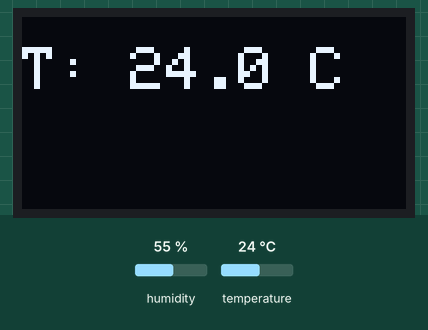
The sketch below on a simulated Arduino Mega 2560, built with avr-gcc and run on an emulated ATmega2560. On the bench: 128×64 one-colour display. Inputs (shaded band) come from the test bench; at power-on: temperature 24 °C, humidity 55 %. What the sketch prints to the serial monitor is not drawn.

Above: at 1.2 s.
1.3 s: temperature set to 12 °C
At 3.6 s:
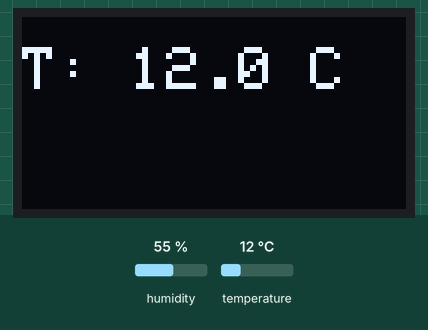
4.1 s: temperature set to 19 °C
At 4.6 s:
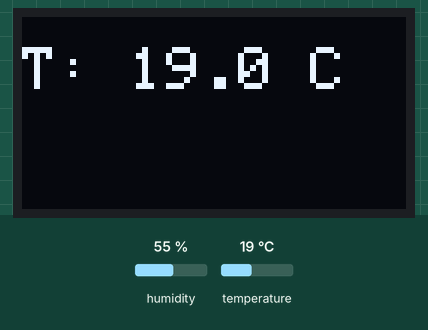
6.9 s: temperature set to 28 °C
At 9.0 s:
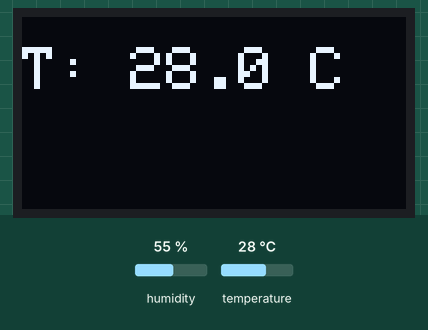
Timing chart, 0 to 10.5 s (numbered marks = the images above; inputs shaded):
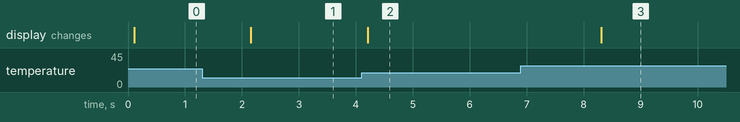

Measured:
- after the input at 1.3 s, the display: changes after 0.86 s (image 1)
- after the input at 4.1 s, the display: changes after 0.11 s (image 2)
- after the input at 6.9 s, the display: changes after 1.4 s (image 3)

The sketch:

Ejercicio2.ino
```cpp
// Code2 – Temperatura en OLED
#include <Wire.h>
#include <Adafruit_GFX.h>
#include <Adafruit_SSD1306.h>
#include "DHT.h"


#define SCREEN_WIDTH 128
#define SCREEN_HEIGHT 64
#define OLED_RESET    -1
Adafruit_SSD1306 display(SCREEN_WIDTH, SCREEN_HEIGHT, &Wire, OLED_RESET);


#define DHTPIN   23
#define DHTTYPE  DHT11
DHT dht(DHTPIN, DHTTYPE);


void setup() {
  Serial.begin(9600);                 // inicia monitor serie
  dht.begin();                        // arranca sensor
  if (!display.begin(SSD1306_SWITCHCAPVCC, 0x3C)) {
    for (;;);                         // frena si la pantalla no anda
  }
  display.clearDisplay();             // limpia pantalla
  display.display();                  // muestra pantalla en blanco
}
//--------------//


void loop() {
  float t = dht.readTemperature();    // lee temperatura
  if (isnan(t)) {                     // chequea si la lectura falla
    delay(2000);
    return;                           // sale y vuelve a intentar
  }


  Serial.print(F("Temperatura: "));
  Serial.print(t, 1);
  Serial.println(F(" °C"));           // manda dato al puerto serie


  display.clearDisplay();             // borra pantalla
  display.setTextSize(2);             // ajusta tamaño de texto
  display.setTextColor(WHITE);        // texto en blanco
  display.setCursor(0, 10);           // posiciona cursor
  display.print("T: ");
  display.print(t, 1);
  display.println(" C");              // imprime temperatura
  display.display();                  // actualiza OLED


  delay(2000);                        // pausa entre lecturas
}
//--------------//
```
